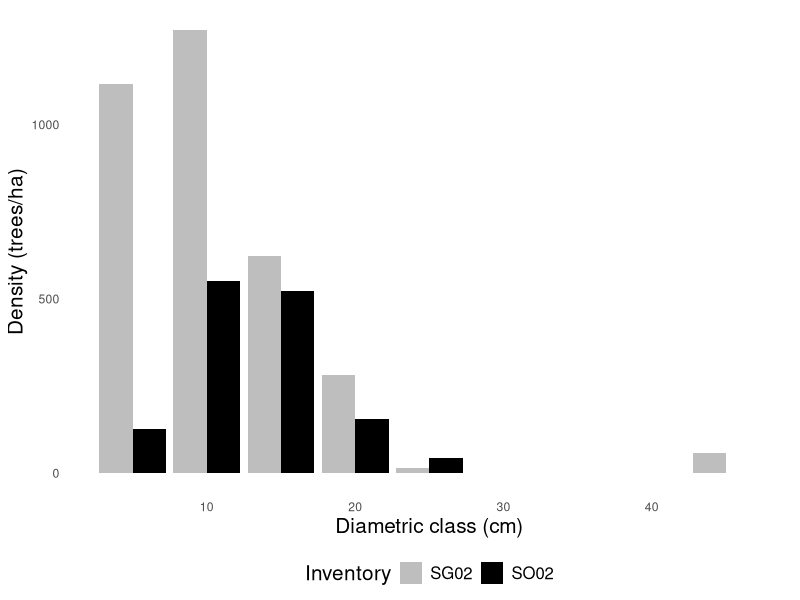
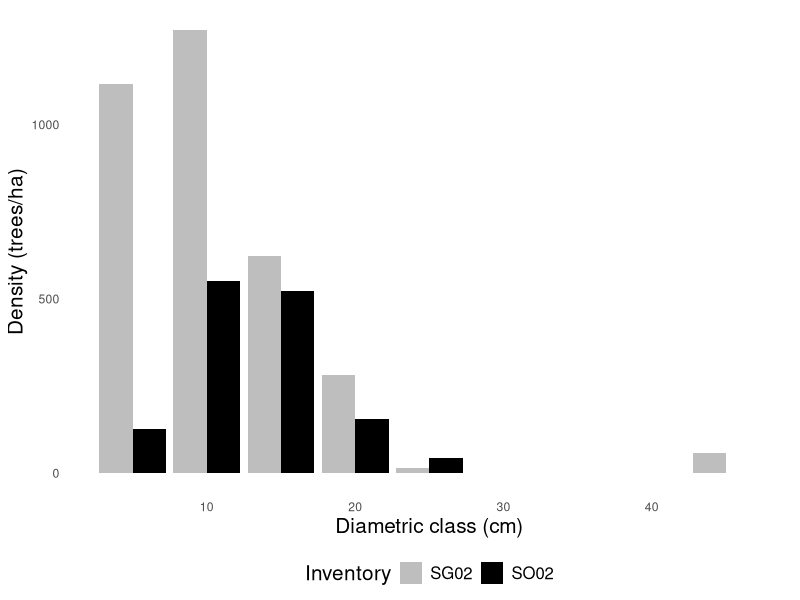

Recreate these plots in R, in order.
#------------------------------------------------------------------------------------------#
####                      Diametric distribution - Life Rebollo                         ####
#                                                                                          #
#                            Aitor Vázquez Veloso, 19/09/2023                              #
#                              Last modification: 15/01/2024                               #
#------------------------------------------------------------------------------------------#

library(openxlsx)
library(ggplot2)
library(dplyr)

setwd('/media/aitor/WDE/PhD_UVa/1_Topics/1_LifeRebollo-silviculture/')

# data
so <- read.xlsx('1_data/SO02_regular.xlsx', sheet = 'Parcelas')
sg <- read.xlsx('1_data/SG02_irregular.xlsx', sheet = 'Parcelas')

# extract data
so <- select(so, c("CD_0_75", "CD_75_125", "CD_125_175", "CD_175_225", "CD_225_275", 
                   "CD_275_325", "CD_325_375", "CD_375_425", "CD_425_"))
sg <- select(sg, c("CD_0_75", "CD_75_125", "CD_125_175", "CD_175_225", "CD_225_275", 
                   "CD_275_325", "CD_325_375", "CD_375_425", "CD_425_"))
             
# organize data
so <- data.frame(t(so))
sg <- data.frame(t(sg))

so <- dplyr::rename(so, N = X1)
sg <- dplyr::rename(sg, N = X1)

so$CD <- c(5, 10, 15, 20, 25, 30, 35, 40, 45)
sg$CD <- c(5, 10, 15, 20, 25, 30, 35, 40, 45)

so$Inventario <- 'SO02'
sg$Inventario <- 'SG02'

# unir df
df <- rbind(so, sg)

# round to units
df$N <- round(df$N, digits = 0)

# graph joined
ggplot(df, aes(x = CD, y = N, fill = Inventario)) +
  
  # data and labels
  geom_bar(stat = 'identity', position = position_dodge()) +
  # geom_text(aes(label = N), hjust = 0, vjust = -1.5, size = 5, color = 'darkred') +
  
  # titles
  labs(#title = 'Diametric distribution of the inventory plots used on simulations',
       x = 'Diametric class (cm)',
       y = 'Density (trees/ha)') +
  
  # theme
  theme_minimal() +
  theme(panel.grid.major = element_blank(), panel.grid.minor = element_blank(),
        plot.title = element_text(size = 20, hjust = 0.5), # title
        plot.subtitle = element_text(size = 15, hjust = 0.5, face = "italic"),
        axis.title = element_text(size = 15),  # axis
        legend.title = element_text(size = 15),  # legend title
        legend.position = 'bottom',  # legend position
        legend.text = element_text(size = 12)) +  # legend content
  
  scale_fill_manual(name = 'Inventory', values = c('grey', 'black'))

# ggsave(filename = '4_figures/0_dbh_distribution_inventory.png', device = 'png', units = 'mm', dpi = 600,
# width = 450, height = 300)    
ggsave(filename = '4_figures/resized/0_dbh_distribution_inventory.png', device = 'png', units = 'mm', dpi = 300,
       width = 300, height = 300)    
